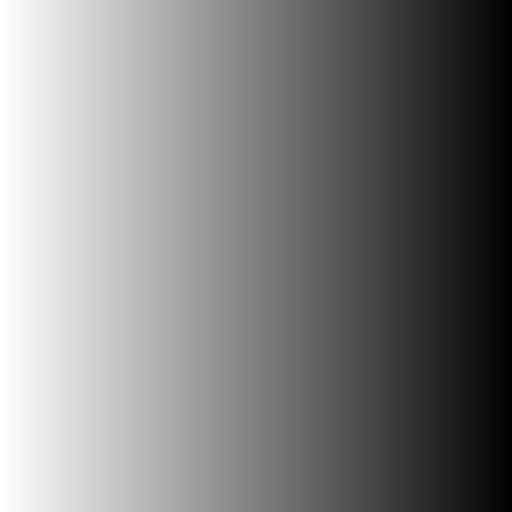
#> input picture image/bw grad.png, 512 x 512 px, found by its file name
$ python basic29.py
#> lines starting #> are read from the running program, lines starting #| are printed output that depends on the picture; after the words box and inside, x2 and y2 are one past the last pixel; in counts of white or black regions, pixels touching at a corner belong together
# แสดง Threshold ใน Matplotlib
# ฟังก์ชัน Threshold ใน OpenCV
import cv2
import matplotlib.pyplot as plt
gray_img = cv2.imread('C:\Python\Python OpenCV\image/bw grad.png')
#> gray_img is the input picture: shape (512, 512, 3); min 0, max 255, mean 127.7

thresh,result1 = cv2.threshold(gray_img, 128, 255, cv2.THRESH_BINARY)
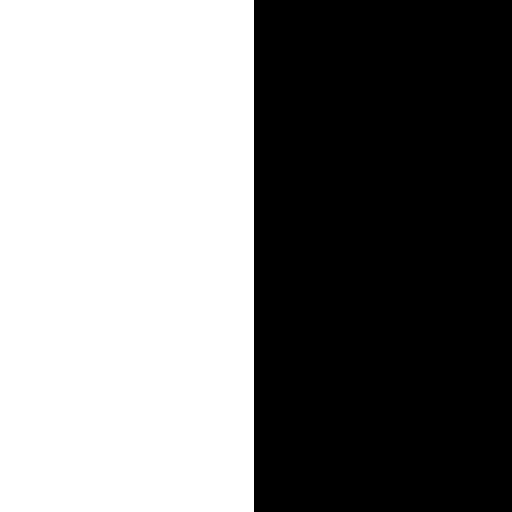
#> result1: shape (512, 512, 3); 49.6% white; 1 white region, box (x1, y1, x2, y2) and area: (0, 0, 254, 512) 130048
# ฟังก์ชัน Threshold ใน OpenCV ที่ใช้ในการแปลงรูปภาพเป็นรูปภาพแบบเท็นเซล
#โดยใช้ค่าเกณฑ์ 128 และค่าสูงสุด 255 และเลือกใช้เท็นเซล 2 ค่า คือ 0 และ 255 โดย 0 คือสีดำ และ 255 คือสีขาว
# และเก็บผลลัพธ์ไว้ในตัวแปร result และเก็บค่าเกณฑ์ที่ใช้ไว้ในตัวแปร thresh และแสดงผลลัพธ์ โดยใช้ฟังก์ชัน imshow ของ OpenCV
#  และใช้คำสั่ง waitKey 0 ในการรอการกดปุ่มใดๆ จากคีย์บอร์ด เพื่อปิดหน้าต่าง และทำการลบหน้าต่างที่เปิดออกจากหน่วยความจำ
# โดยใช้คำสั่ง destroyAllWindows ของ OpenCV ดังตัวอย่างด้านล่าง ซึ่งจะแสดงผลลัพธ์ดังรูปภาพด้านล่าง
thresh,result2 = cv2.threshold(gray_img, 128, 255, cv2.THRESH_BINARY_INV)
thresh,result3 = cv2.threshold(gray_img, 128, 255, cv2.THRESH_TRUNC)
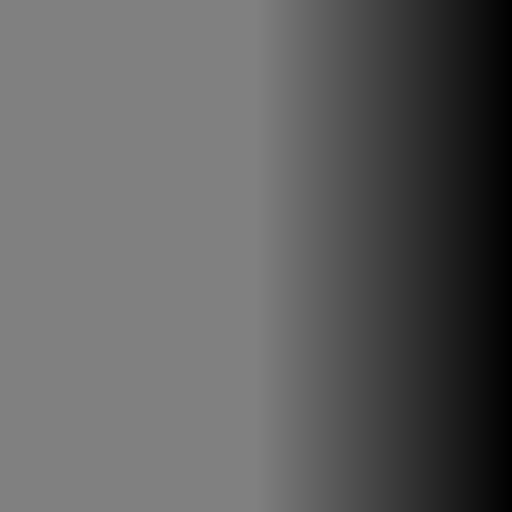
#> result3: shape (512, 512, 3); min 0, max 128, mean 96
thresh,result4 = cv2.threshold(gray_img, 128, 255, cv2.THRESH_TOZERO)
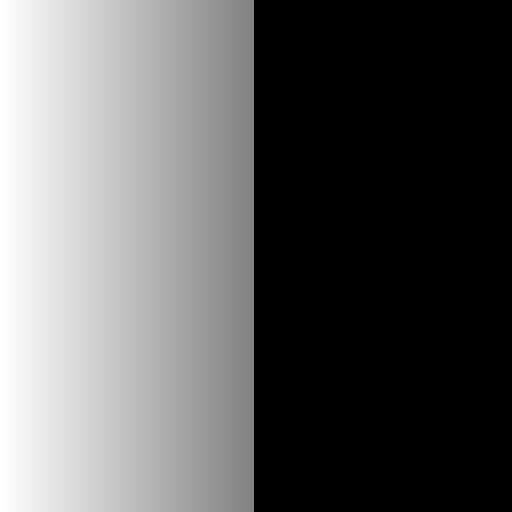
#> result4: shape (512, 512, 3); min 0, max 255, mean 95.2
thresh,result5 = cv2.threshold(gray_img, 128, 255, cv2.THRESH_TOZERO_INV)
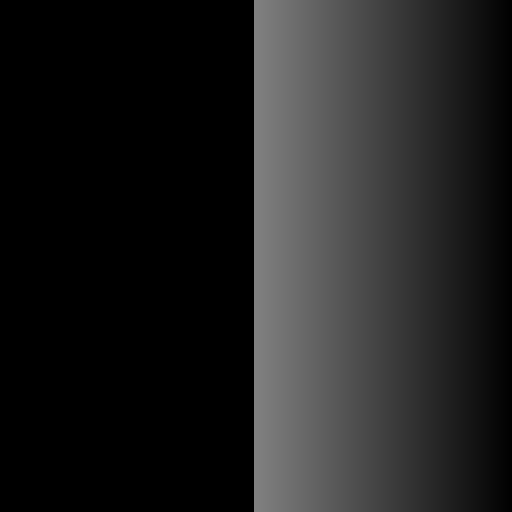
#> result5: shape (512, 512, 3); min 0, max 128, mean 32.5

'''
cv2.imshow('Original', gray_img)
cv2.imshow('Binary', result1)
cv2.imshow('Binary Inverse', result2)
cv2.imshow('Truncate', result3)
cv2.imshow('To Zero', result4)
cv2.imshow('To Zero Inverse', result5)
'''

images = [gray_img,result1,result2,result3,result4,result5] # สร้าง list ของรูปภาพ 6 รูป โดยใช้คำสั่ง imshow ของ OpenCV
titles = ['Original','Binary','Binary Inverse','Truncate','To Zero','To Zero Inverse'] # กำหนดชื่อของรูปภาพ 6 รูปภาพ โดยใช้ list ของ Python

for i in range(len(images)): # ใช้คำสั่ง for ในการวนลูปแสดงรูปภาพ โดยใช้คำสั่ง subplot ของ Matplotlib ในการแสดงรูปภาพ
    plt.subplot(2,3,i+1) # แสดงรูปภาพแบบ 2 แถว 3 คอลัมน์ และตำแหน่งที่ i+1
    plt.imshow(images[i],'gray') # แสดงรูปภาพในแต่ละตำแหน่ง
    plt.title(titles[i]) # แสดงชื่อรูปภาพในแต่ละตำแหน่ง
    plt.xticks([]),plt.yticks([]) # ไม่แสดงค่าแกน x และค่าแกน y
#> this loop made 6 passes
plt.show() # แสดงรูปภาพทั้งหมด

cv2.waitKey(0)
cv2.destroyAllWindows()

$ run again, with image/boy.jpg saved as image/bw grad.png
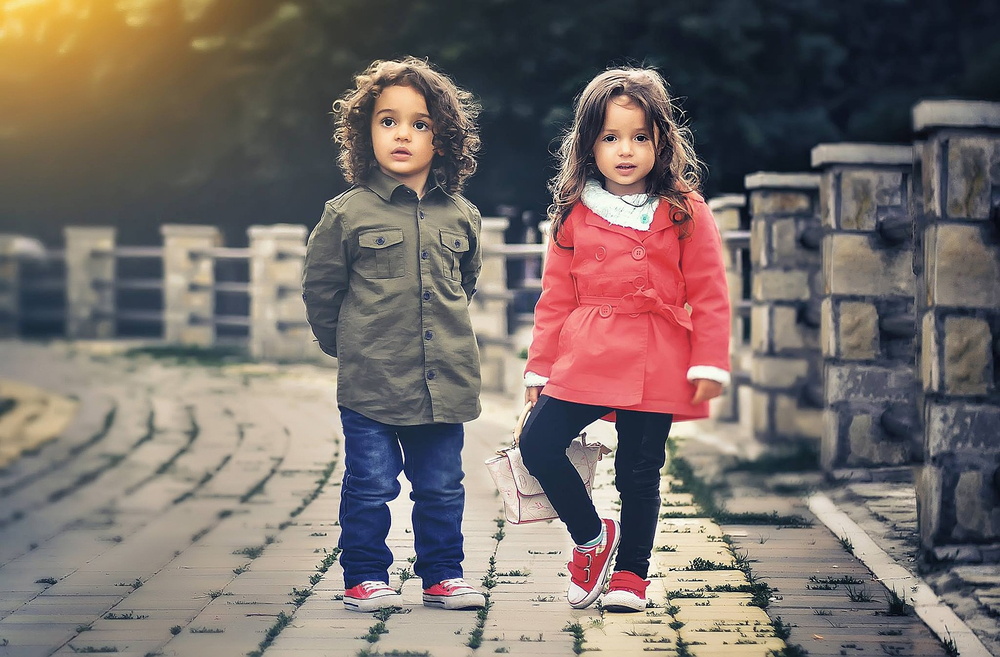
#> input picture image/boy.jpg, 1000 x 657 px, shrunk from 1920 x 1262 before the run, found by its file name
#> gray_img is the input picture: shape (657, 1000, 3); mean B, G, R 105.4, 109.2, 119.6
#> `thresh,result4 = cv2.threshold(gray_img, 128, 255, cv2.THRESH_TOZERO)`:
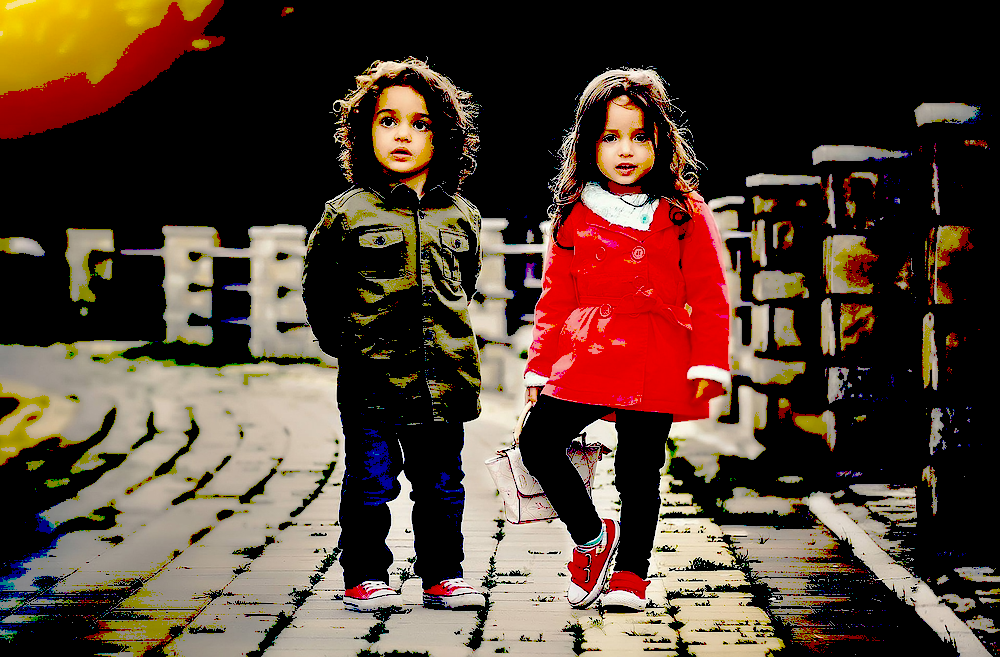
#> result4: shape (657, 1000, 3); mean B, G, R 50.5, 62.9, 83.6
#> `thresh,result5 = cv2.threshold(gray_img, 128, 255, cv2.THRESH_TOZERO_I..`:
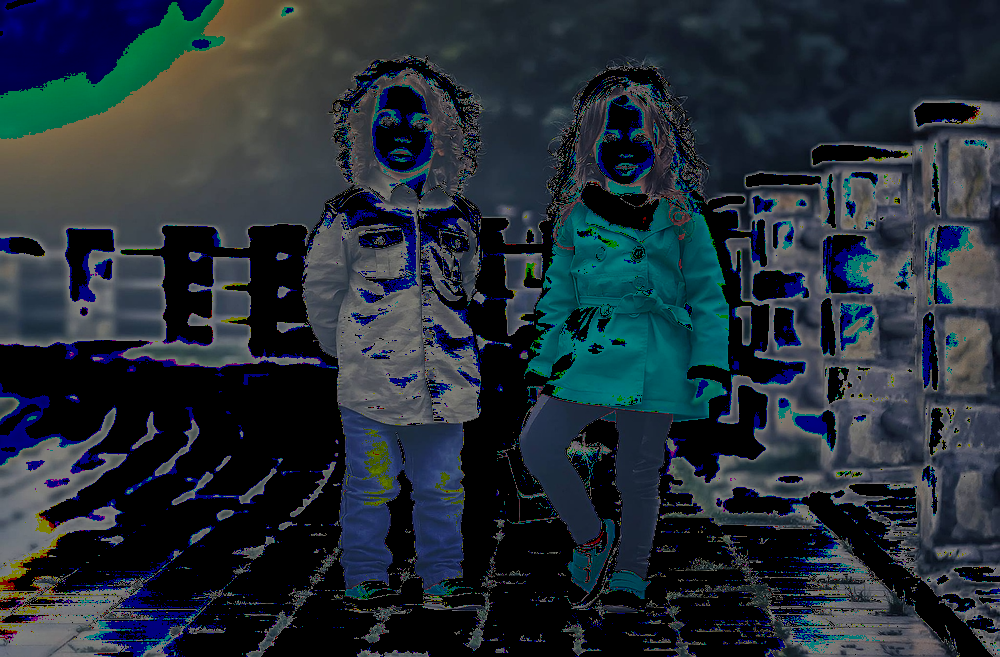
#> result5: shape (657, 1000, 3); mean B, G, R 54.8, 46.3, 36
#> the loop `for i in range(len(images)):` made 6 passes
